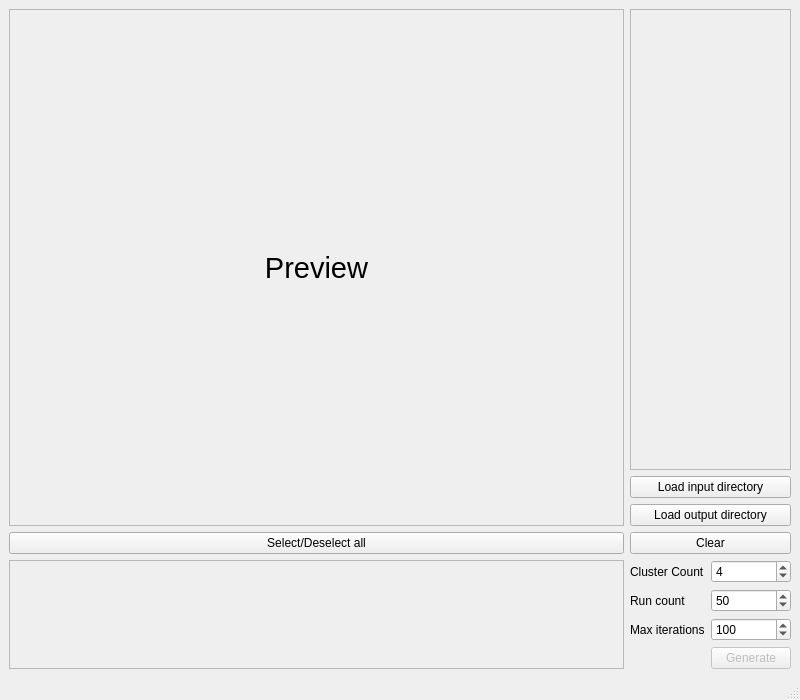
<?xml version="1.0" encoding="UTF-8"?>
<ui version="4.0">
 <class>MainWindow</class>
 <widget class="QMainWindow" name="MainWindow">
  <property name="geometry">
   <rect>
    <x>0</x>
    <y>0</y>
    <width>800</width>
    <height>700</height>
   </rect>
  </property>
  <property name="windowTitle">
   <string>MainWindow</string>
  </property>
  <widget class="QWidget" name="centralwidget">
   <property name="sizePolicy">
    <sizepolicy hsizetype="Preferred" vsizetype="Preferred">
     <horstretch>0</horstretch>
     <verstretch>0</verstretch>
    </sizepolicy>
   </property>
   <property name="minimumSize">
    <size>
     <width>0</width>
     <height>554</height>
    </size>
   </property>
   <property name="layoutDirection">
    <enum>Qt::LeftToRight</enum>
   </property>
   <property name="autoFillBackground">
    <bool>false</bool>
   </property>
   <layout class="QGridLayout" name="gridLayout" rowstretch="0,0,0,0,0,0,0,0,0,0,0,0">
    <property name="leftMargin">
     <number>9</number>
    </property>
    <item row="2" column="6">
     <widget class="QScrollArea" name="scrollAreaDst">
      <property name="sizePolicy">
       <sizepolicy hsizetype="Minimum" vsizetype="Expanding">
        <horstretch>0</horstretch>
        <verstretch>0</verstretch>
       </sizepolicy>
      </property>
      <property name="horizontalScrollBarPolicy">
       <enum>Qt::ScrollBarAlwaysOff</enum>
      </property>
      <property name="widgetResizable">
       <bool>true</bool>
      </property>
      <widget class="QWidget" name="scrollAreaWidgetContentsDst">
       <property name="geometry">
        <rect>
         <x>0</x>
         <y>0</y>
         <width>386</width>
         <height>265</height>
        </rect>
       </property>
       <layout class="QVBoxLayout" name="verticalLayout"/>
      </widget>
     </widget>
    </item>
    <item row="11" column="6">
     <layout class="QFormLayout" name="formLayout">
      <property name="verticalSpacing">
       <number>6</number>
      </property>
      <item row="0" column="0">
       <widget class="QLabel" name="labelClusterCount">
        <property name="sizePolicy">
         <sizepolicy hsizetype="Preferred" vsizetype="Minimum">
          <horstretch>0</horstretch>
          <verstretch>0</verstretch>
         </sizepolicy>
        </property>
        <property name="text">
         <string>Cluster Count</string>
        </property>
       </widget>
      </item>
      <item row="0" column="1">
       <widget class="QSpinBox" name="clusterCount">
        <property name="suffix">
         <string/>
        </property>
        <property name="prefix">
         <string/>
        </property>
        <property name="value">
         <number>4</number>
        </property>
       </widget>
      </item>
      <item row="1" column="0">
       <widget class="QLabel" name="labelRunCount">
        <property name="text">
         <string>Run count</string>
        </property>
       </widget>
      </item>
      <item row="1" column="1">
       <widget class="QSpinBox" name="runCount">
        <property name="value">
         <number>50</number>
        </property>
       </widget>
      </item>
      <item row="2" column="0">
       <widget class="QLabel" name="label">
        <property name="sizePolicy">
         <sizepolicy hsizetype="Minimum" vsizetype="Preferred">
          <horstretch>0</horstretch>
          <verstretch>0</verstretch>
         </sizepolicy>
        </property>
        <property name="text">
         <string>Max iterations</string>
        </property>
       </widget>
      </item>
      <item row="2" column="1">
       <widget class="QSpinBox" name="maxIterCount">
        <property name="maximum">
         <number>10000</number>
        </property>
        <property name="value">
         <number>100</number>
        </property>
       </widget>
      </item>
      <item row="3" column="1">
       <widget class="QPushButton" name="buttonGenerate">
        <property name="enabled">
         <bool>false</bool>
        </property>
        <property name="text">
         <string>Generate</string>
        </property>
        <property name="checkable">
         <bool>false</bool>
        </property>
        <property name="checked">
         <bool>false</bool>
        </property>
       </widget>
      </item>
     </layout>
    </item>
    <item row="11" column="0">
     <widget class="QScrollArea" name="scrollAreaSrc">
      <property name="sizePolicy">
       <sizepolicy hsizetype="Expanding" vsizetype="Minimum">
        <horstretch>0</horstretch>
        <verstretch>0</verstretch>
       </sizepolicy>
      </property>
      <property name="minimumSize">
       <size>
        <width>0</width>
        <height>100</height>
       </size>
      </property>
      <property name="verticalScrollBarPolicy">
       <enum>Qt::ScrollBarAlwaysOff</enum>
      </property>
      <property name="widgetResizable">
       <bool>true</bool>
      </property>
      <widget class="QWidget" name="scrollAreaWidgetContentsSrc">
       <property name="geometry">
        <rect>
         <x>0</x>
         <y>0</y>
         <width>386</width>
         <height>265</height>
        </rect>
       </property>
       <layout class="QHBoxLayout" name="horizontalLayout"/>
      </widget>
     </widget>
    </item>
    <item row="5" column="0">
     <widget class="QPushButton" name="buttonCheckUncheck">
      <property name="text">
       <string>Select/Deselect all</string>
      </property>
     </widget>
    </item>
    <item row="5" column="6">
     <widget class="QPushButton" name="buttonClearGenerated">
      <property name="minimumSize">
       <size>
        <width>20</width>
        <height>0</height>
       </size>
      </property>
      <property name="text">
       <string>Clear</string>
      </property>
     </widget>
    </item>
    <item row="3" column="6">
     <widget class="QPushButton" name="buttonInputDir">
      <property name="sizePolicy">
       <sizepolicy hsizetype="Minimum" vsizetype="Minimum">
        <horstretch>0</horstretch>
        <verstretch>0</verstretch>
       </sizepolicy>
      </property>
      <property name="text">
       <string>Load input directory</string>
      </property>
     </widget>
    </item>
    <item row="4" column="6">
     <widget class="QPushButton" name="buttonOutputDir">
      <property name="sizePolicy">
       <sizepolicy hsizetype="Minimum" vsizetype="Minimum">
        <horstretch>0</horstretch>
        <verstretch>0</verstretch>
       </sizepolicy>
      </property>
      <property name="text">
       <string>Load output directory</string>
      </property>
     </widget>
    </item>
    <item row="2" column="0" rowspan="3">
     <widget class="QFrame" name="imageFrame">
      <property name="sizePolicy">
       <sizepolicy hsizetype="Expanding" vsizetype="Expanding">
        <horstretch>0</horstretch>
        <verstretch>0</verstretch>
       </sizepolicy>
      </property>
      <property name="frameShape">
       <enum>QFrame::StyledPanel</enum>
      </property>
      <property name="frameShadow">
       <enum>QFrame::Raised</enum>
      </property>
      <layout class="QGridLayout" name="gridLayout_2">
       <property name="leftMargin">
        <number>0</number>
       </property>
       <property name="topMargin">
        <number>0</number>
       </property>
       <property name="rightMargin">
        <number>0</number>
       </property>
       <property name="bottomMargin">
        <number>0</number>
       </property>
       <item row="0" column="0">
        <widget class="QLabel" name="imagePreview">
         <property name="sizePolicy">
          <sizepolicy hsizetype="Preferred" vsizetype="Preferred">
           <horstretch>0</horstretch>
           <verstretch>0</verstretch>
          </sizepolicy>
         </property>
         <property name="minimumSize">
          <size>
           <width>300</width>
           <height>300</height>
          </size>
         </property>
         <property name="font">
          <font>
           <pointsize>22</pointsize>
          </font>
         </property>
         <property name="text">
          <string>Preview</string>
         </property>
         <property name="alignment">
          <set>Qt::AlignCenter</set>
         </property>
        </widget>
       </item>
      </layout>
     </widget>
    </item>
   </layout>
  </widget>
  <widget class="QMenuBar" name="menubar">
   <property name="geometry">
    <rect>
     <x>0</x>
     <y>0</y>
     <width>800</width>
     <height>23</height>
    </rect>
   </property>
  </widget>
  <widget class="QStatusBar" name="statusbar"/>
 </widget>
 <resources/>
 <connections/>
</ui>
